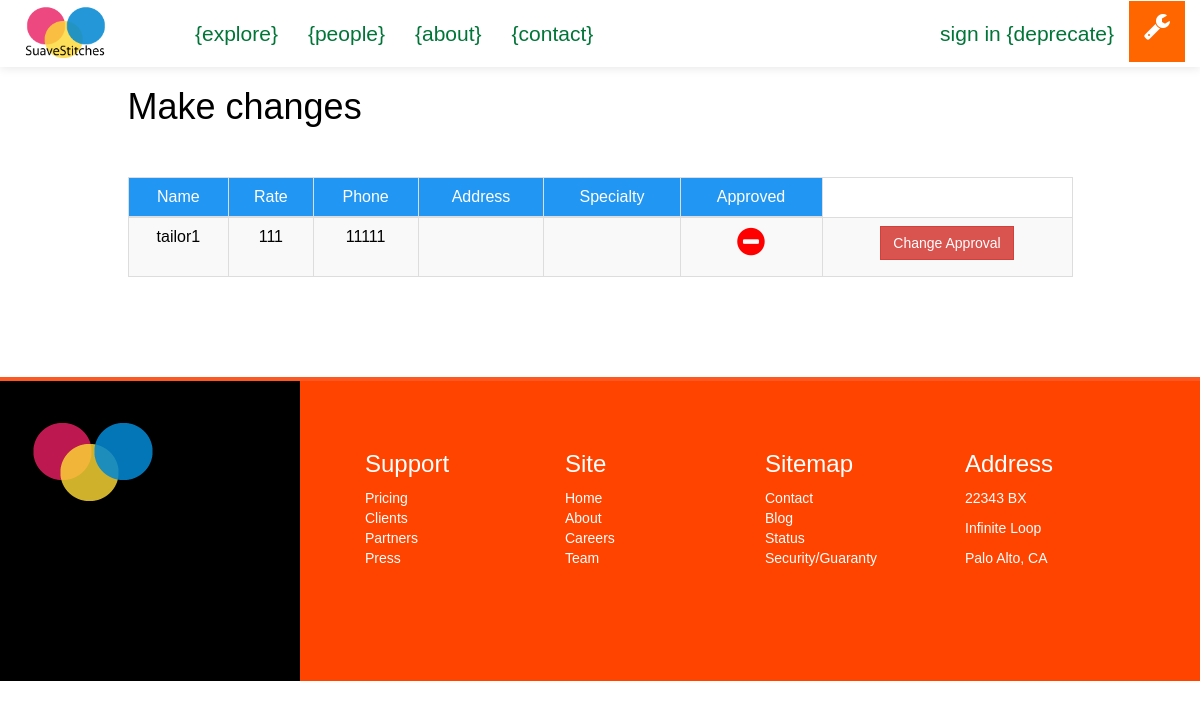
/suave/staff/Tailor/List, run on an earlier commit of the app's database.
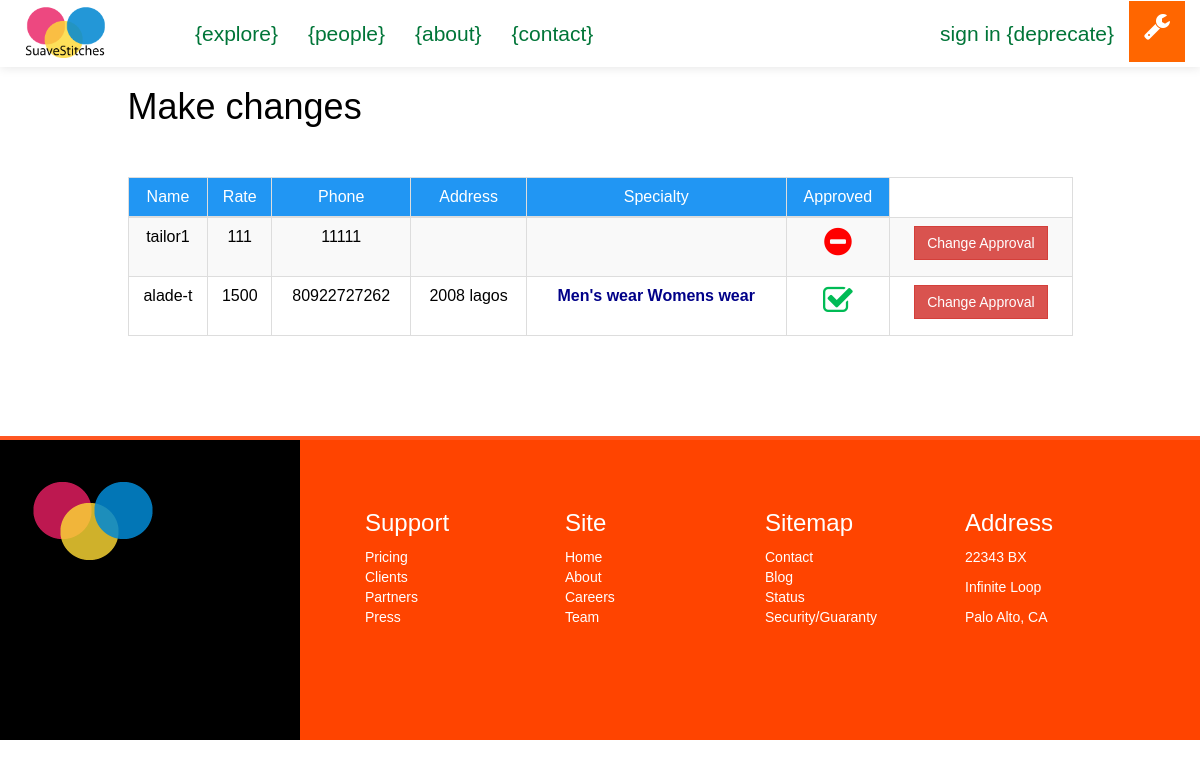
And on a later commit of the database.
### suave/models.py (models this page shows, shortened)
class Tailor(models.Model):
	user = models.OneToOneField(User)
	rate = models.IntegerField(default=0)
	phone_number = models.IntegerField(default=0)
	address = address = models.CharField(max_length=300, null=True)
	specialty = models.CharField(max_length=300, null=True)
	approved = models.BooleanField(default=False)

### staff/views.py (the view)
def tailor_list(request):
	context = {}
	context['tailors'] =Tailor.objects.all()
	return render(request, 'i/staff/tailor_list.html', context)

### templates/i/staff/tailor_list.html (shortened to what this page needs)
{% extends "i/layout/staff_base.html" %}
{% block main_section %}
	<div class="container">
		<div class="row">
			<div class="col-lg-10 col-lg-offset-1">
				<h1>Make changes</h1>
				<br><br>
				{% if tailors %}
				<table class="table table-striped table-hover table-bordered text-center">
					<thead>
						<tr style="background:#2196F3;color:#fff">
							<td>Name</td>
							<td>Rate</td>
							<td>Phone</td>
							<td>Address</td>
							<td>Specialty</td>
							<td>Approved</td>
						</tr>
					</thead>
					<tbody>
						{% for tailor in tailors %}
						<tr>
							<td>{{ tailor.user }}</td>
							<td>{{ tailor.rate }}</td>
							<td>{{ tailor.phone_number|lower }}</td>
							<td>{{ tailor.address|lower }}</td>
							<td style="color:#008;font-weight:bold">{{ tailor.specialty }}</td>
							<td>
								{% if tailor.approved %}
								<p class="fa fa-check-square-o fa-2x" style="color:#0b5"></p>
								{% else %}
								<p class="fa fa-minus-circle fa-2x" style="color:#ff0000"></p>
								{% endif %}
							</td>
							<td>
								<a href="" class="btn btn-danger">Change Approval</a>
							</td>
						</tr>
						{% endfor %}
					</tbody>
				</table>
				{% endif %}
			</div>
		</div>
	</div>
	<br><br><br><br>
{% endblock %}

What changed in the data, as far as the page shows it:
added Tailor: user "alade-t", rate "1500", phone_number "80922727262", address "2008 lagos", specialty "Men's wear Womens wear", approved True (drawn)
